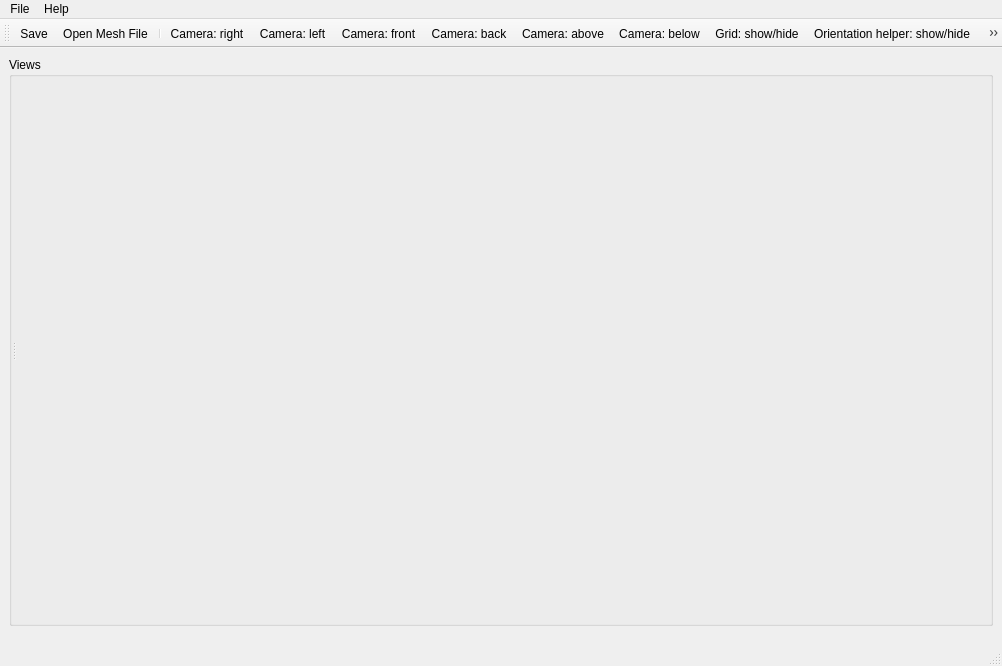
<?xml version="1.0" encoding="UTF-8"?>
<ui version="4.0">
 <class>MeshTools</class>
 <widget class="QMainWindow" name="MeshTools">
  <property name="geometry">
   <rect>
    <x>0</x>
    <y>0</y>
    <width>1002</width>
    <height>666</height>
   </rect>
  </property>
  <property name="windowTitle">
   <string>MeshTools</string>
  </property>
  <property name="windowIcon">
   <iconset resource="Icons/icons.qrc">
    <normaloff>:/Icons/MeshTools.ico</normaloff>:/Icons/MeshTools.ico</iconset>
  </property>
  <property name="iconSize">
   <size>
    <width>22</width>
    <height>22</height>
   </size>
  </property>
  <widget class="QWidget" name="centralwidget">
   <widget class="QGroupBox" name="groupBoxGraph">
    <property name="geometry">
     <rect>
      <x>9</x>
      <y>9</y>
      <width>984</width>
      <height>569</height>
     </rect>
    </property>
    <property name="sizePolicy">
     <sizepolicy hsizetype="Expanding" vsizetype="Expanding">
      <horstretch>1</horstretch>
      <verstretch>1</verstretch>
     </sizepolicy>
    </property>
    <property name="title">
     <string>Views</string>
    </property>
    <layout class="QVBoxLayout">
     <property name="spacing">
      <number>0</number>
     </property>
     <property name="leftMargin">
      <number>0</number>
     </property>
     <property name="topMargin">
      <number>0</number>
     </property>
     <property name="rightMargin">
      <number>0</number>
     </property>
     <property name="bottomMargin">
      <number>0</number>
     </property>
     <item>
      <widget class="QSplitter" name="splitter">
       <property name="orientation">
        <enum>Qt::Horizontal</enum>
       </property>
       <widget class="QFrame" name="tableFrame">
        <layout class="QVBoxLayout">
         <property name="spacing">
          <number>0</number>
         </property>
         <property name="leftMargin">
          <number>0</number>
         </property>
         <property name="topMargin">
          <number>0</number>
         </property>
         <property name="rightMargin">
          <number>0</number>
         </property>
         <property name="bottomMargin">
          <number>0</number>
         </property>
        </layout>
       </widget>
       <widget class="QVTKWidget" name="qvtkWidget" native="true">
        <property name="sizePolicy">
         <sizepolicy hsizetype="Expanding" vsizetype="Expanding">
          <horstretch>1</horstretch>
          <verstretch>1</verstretch>
         </sizepolicy>
        </property>
        <property name="minimumSize">
         <size>
          <width>300</width>
          <height>300</height>
         </size>
        </property>
       </widget>
      </widget>
     </item>
    </layout>
   </widget>
  </widget>
  <widget class="QMenuBar" name="menubar">
   <property name="geometry">
    <rect>
     <x>0</x>
     <y>0</y>
     <width>1002</width>
     <height>21</height>
    </rect>
   </property>
   <widget class="QMenu" name="menuFile">
    <property name="title">
     <string>File</string>
    </property>
    <addaction name="actionOpenMesh"/>
    <addaction name="actionSave"/>
    <addaction name="separator"/>
    <addaction name="actionExit"/>
   </widget>
   <widget class="QMenu" name="menuHelp">
    <property name="title">
     <string>Help</string>
    </property>
   </widget>
   <addaction name="menuFile"/>
   <addaction name="menuHelp"/>
  </widget>
  <widget class="QStatusBar" name="statusbar"/>
  <widget class="QToolBar" name="toolBar">
   <property name="orientation">
    <enum>Qt::Horizontal</enum>
   </property>
   <property name="iconSize">
    <size>
     <width>22</width>
     <height>22</height>
    </size>
   </property>
   <attribute name="toolBarArea">
    <enum>TopToolBarArea</enum>
   </attribute>
   <attribute name="toolBarBreak">
    <bool>false</bool>
   </attribute>
   <addaction name="actionSave"/>
   <addaction name="actionOpenMesh"/>
   <addaction name="separator"/>
   <addaction name="actionCameraRight"/>
   <addaction name="actionCameraLeft"/>
   <addaction name="actionCameraFront"/>
   <addaction name="actionCameraBack"/>
   <addaction name="actionCameraAbove"/>
   <addaction name="actionCameraBelow"/>
   <addaction name="actionGridToggle"/>
   <addaction name="actionOrientationHelperToggle"/>
   <addaction name="actionCameraCentreOfMassToggle"/>
  </widget>
  <action name="actionOpenMesh">
   <property name="enabled">
    <bool>true</bool>
   </property>
   <property name="icon">
    <iconset resource="Icons/icons.qrc">
     <normaloff>:/Icons/fileopen.png</normaloff>:/Icons/fileopen.png</iconset>
   </property>
   <property name="text">
    <string>Open Mesh File</string>
   </property>
  </action>
  <action name="actionExit">
   <property name="text">
    <string>Exit</string>
   </property>
  </action>
  <action name="actionHelp">
   <property name="icon">
    <iconset resource="Icons/icons.qrc">
     <normaloff>:/Icons/help.png</normaloff>:/Icons/help.png</iconset>
   </property>
   <property name="text">
    <string>Help</string>
   </property>
  </action>
  <action name="actionSave">
   <property name="icon">
    <iconset resource="Icons/icons.qrc">
     <normaloff>:/Icons/filesave.png</normaloff>:/Icons/filesave.png</iconset>
   </property>
   <property name="text">
    <string>Save</string>
   </property>
  </action>
  <action name="actionCameraFront">
   <property name="icon">
    <iconset resource="Icons/icons.qrc">
     <normaloff>:/Icons/camera_front22_2.png</normaloff>
     <normalon>:/Icons/camera_front22_2.png</normalon>:/Icons/camera_front22_2.png</iconset>
   </property>
   <property name="text">
    <string>Camera: front</string>
   </property>
   <property name="toolTip">
    <string>Move Camera: view objects from front side</string>
   </property>
  </action>
  <action name="actionCameraLeft">
   <property name="icon">
    <iconset resource="Icons/icons.qrc">
     <normaloff>:/Icons/camera_left22_2.png</normaloff>
     <normalon>:/Icons/camera_left22_2.png</normalon>:/Icons/camera_left22_2.png</iconset>
   </property>
   <property name="text">
    <string>Camera: left</string>
   </property>
   <property name="toolTip">
    <string>Move Camera: view objects from left side</string>
   </property>
  </action>
  <action name="actionCameraRight">
   <property name="icon">
    <iconset resource="Icons/icons.qrc">
     <normaloff>:/Icons/camera_right22_2.png</normaloff>
     <normalon>:/Icons/camera_right22_2.png</normalon>:/Icons/camera_right22_2.png</iconset>
   </property>
   <property name="text">
    <string>Camera: right</string>
   </property>
   <property name="toolTip">
    <string>Move Camera: view objects from right side</string>
   </property>
  </action>
  <action name="actionCameraAbove">
   <property name="icon">
    <iconset>
     <normaloff>Icons/camera_above22_2.png</normaloff>
     <normalon>:/Icons/camera_above22_2.png</normalon>Icons/camera_above22_2.png</iconset>
   </property>
   <property name="text">
    <string>Camera: above</string>
   </property>
   <property name="toolTip">
    <string>Move Camera: view objects from above</string>
   </property>
  </action>
  <action name="actionCameraBelow">
   <property name="icon">
    <iconset resource="Icons/icons.qrc">
     <normaloff>:/Icons/camera_below22_2.png</normaloff>
     <normalon>:/Icons/camera_below22_2.png</normalon>:/Icons/camera_below22_2.png</iconset>
   </property>
   <property name="text">
    <string>Camera: below</string>
   </property>
   <property name="toolTip">
    <string>Move Camera: underneath view</string>
   </property>
  </action>
  <action name="actionCameraBack">
   <property name="icon">
    <iconset resource="Icons/icons.qrc">
     <normaloff>:/Icons/camera_back22_2.png</normaloff>
     <normalon>:/Icons/camera_back22_2.png</normalon>:/Icons/camera_back22_2.png</iconset>
   </property>
   <property name="text">
    <string>Camera: back</string>
   </property>
   <property name="toolTip">
    <string>Move Camera: view objects from back side</string>
   </property>
  </action>
  <action name="actionGridToggle">
   <property name="icon">
    <iconset resource="Icons/icons.qrc">
     <normaloff>:/Icons/grid.gif</normaloff>
     <normalon>:/Icons/grid.gif</normalon>:/Icons/grid.gif</iconset>
   </property>
   <property name="text">
    <string>Grid: show/hide</string>
   </property>
   <property name="toolTip">
    <string>Grid : show or hide</string>
   </property>
  </action>
  <action name="actionOrientationHelperToggle">
   <property name="icon">
    <iconset resource="Icons/icons.qrc">
     <normaloff>:/Icons/orientation_helper.gif</normaloff>
     <normalon>:/Icons/orientation_helper.gif</normalon>:/Icons/orientation_helper.gif</iconset>
   </property>
   <property name="text">
    <string>Orientation helper: show/hide</string>
   </property>
   <property name="toolTip">
    <string>Orientation helper : show or hide</string>
   </property>
  </action>
  <action name="actionCameraCentreOfMassToggle">
   <property name="checkable">
    <bool>true</bool>
   </property>
   <property name="icon">
    <iconset resource="Icons/icons.qrc">
     <normaloff>:/Icons/move_cam.gif</normaloff>
     <normalon>:/Icons/move_cam2.gif</normalon>:/Icons/move_cam.gif</iconset>
   </property>
   <property name="text">
    <string>Camera mode: toggle</string>
   </property>
   <property name="toolTip">
    <string>Toggle camera : centered at (x,y,z) = (0,0,0) / or at the centre of mass of all opened objects</string>
   </property>
  </action>
 </widget>
 <customwidgets>
  <customwidget>
   <class>QVTKWidget</class>
   <extends>QWidget</extends>
   <header>QVTKWidget.h</header>
  </customwidget>
 </customwidgets>
 <resources>
  <include location="Icons/icons.qrc"/>
 </resources>
 <connections/>
</ui>
